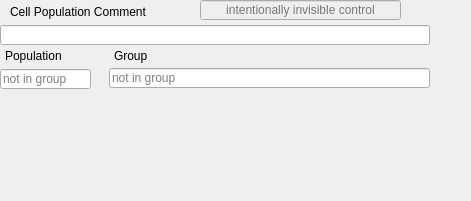
                 <widget class="QFrame" name="cellBotFrame">
                  <property name="geometry">
                   <rect>
                    <x>10</x>
                    <y>452</y>
                    <width>471</width>
                    <height>201</height>
                   </rect>
                  </property>
                  <property name="sizePolicy">
                   <sizepolicy hsizetype="Expanding" vsizetype="Expanding">
                    <horstretch>0</horstretch>
                    <verstretch>0</verstretch>
                   </sizepolicy>
                  </property>
                  <property name="frameShape">
                   <enum>QFrame::NoFrame</enum>
                  </property>
                  <property name="frameShadow">
                   <enum>QFrame::Raised</enum>
                  </property>
                  <widget class="QLabel" name="cellPopLabel">
                   <property name="geometry">
                    <rect>
                     <x>10</x>
                     <y>5</y>
                     <width>210</width>
                     <height>14</height>
                    </rect>
                   </property>
                   <property name="text">
                    <string>Cell Population Comment</string>
                   </property>
                  </widget>
                  <widget class="QLineEdit" name="cellComment">
                   <property name="geometry">
                    <rect>
                     <x>0</x>
                     <y>25</y>
                     <width>430</width>
                     <height>20</height>
                    </rect>
                   </property>
                   <property name="maxLength">
                    <number>99</number>
                   </property>
                  </widget>
                  <widget class="QLineEdit" name="cellGroup">
                   <property name="geometry">
                    <rect>
                     <x>109</x>
                     <y>68</y>
                     <width>321</width>
                     <height>20</height>
                    </rect>
                   </property>
                   <property name="maxLength">
                    <number>63</number>
                   </property>
                   <property name="readOnly">
                    <bool>true</bool>
                   </property>
                   <property name="placeholderText">
                    <string>not in group</string>
                   </property>
                  </widget>
                  <widget class="QLabel" name="cellGroupLabel">
                   <property name="geometry">
                    <rect>
                     <x>114</x>
                     <y>48</y>
                     <width>59</width>
                     <height>15</height>
                    </rect>
                   </property>
                   <property name="text">
                    <string>Group</string>
                   </property>
                  </widget>
                  <widget class="QLineEdit" name="cellObjId">
                   <property name="enabled">
                    <bool>false</bool>
                   </property>
                   <property name="geometry">
                    <rect>
                     <x>200</x>
                     <y>0</y>
                     <width>201</width>
                     <height>20</height>
                    </rect>
                   </property>
                   <property name="acceptDrops">
                    <bool>false</bool>
                   </property>
                   <property name="text">
                    <string/>
                   </property>
                   <property name="frame">
                    <bool>true</bool>
                   </property>
                   <property name="alignment">
                    <set>Qt::AlignCenter</set>
                   </property>
                   <property name="readOnly">
                    <bool>true</bool>
                   </property>
                   <property name="placeholderText">
                    <string>intentionally invisible control</string>
                   </property>
                  </widget>
                  <widget class="QLabel" name="cellPopNumLabel">
                   <property name="geometry">
                    <rect>
                     <x>5</x>
                     <y>48</y>
                     <width>91</width>
                     <height>16</height>
                    </rect>
                   </property>
                   <property name="text">
                    <string>Population</string>
                   </property>
                  </widget>
                  <widget class="QLineEdit" name="cellPopNum">
                   <property name="geometry">
                    <rect>
                     <x>0</x>
                     <y>69</y>
                     <width>91</width>
                     <height>20</height>
                    </rect>
                   </property>
                   <property name="maxLength">
                    <number>63</number>
                   </property>
                   <property name="readOnly">
                    <bool>true</bool>
                   </property>
                   <property name="placeholderText">
                    <string>not in group</string>
                   </property>
                  </widget>
                 </widget>
